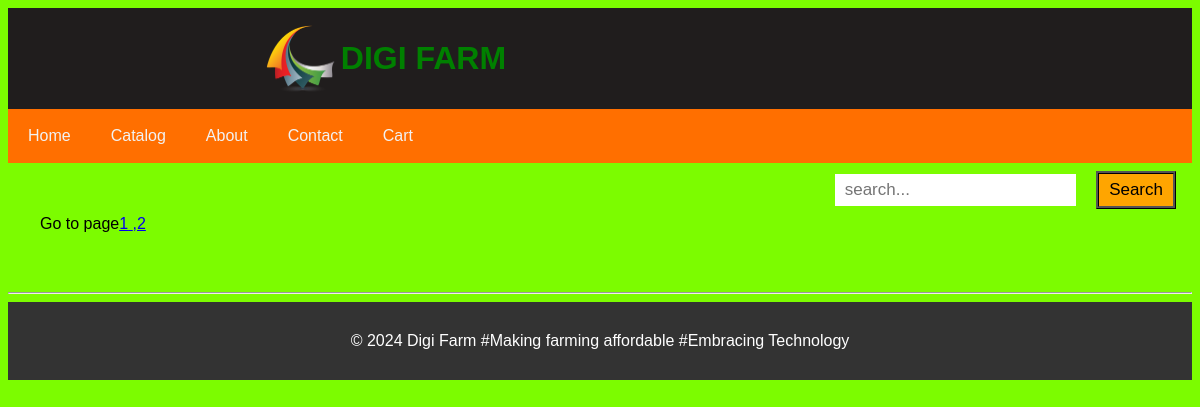
Page /catalog/ on the earlier database version.
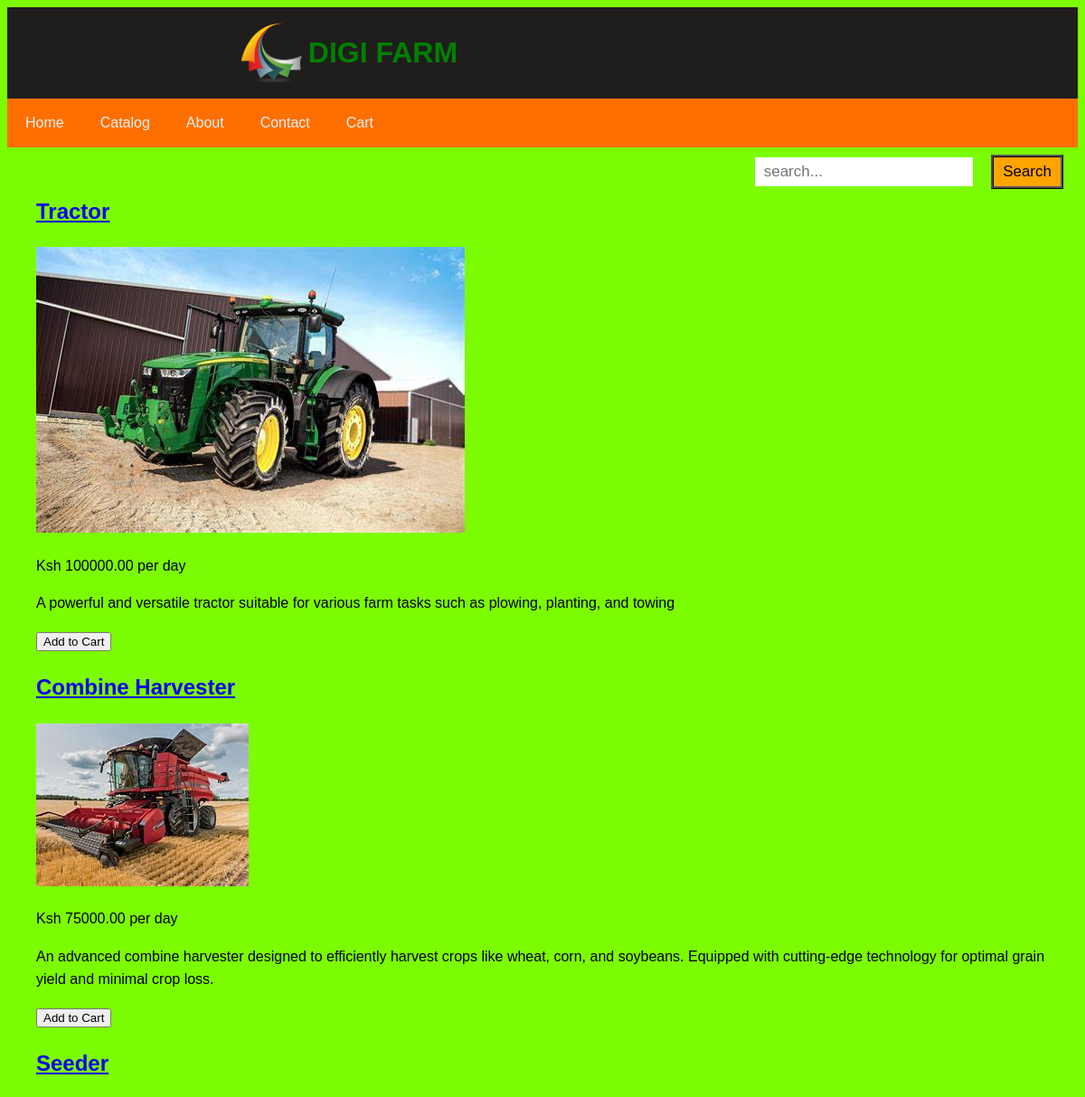
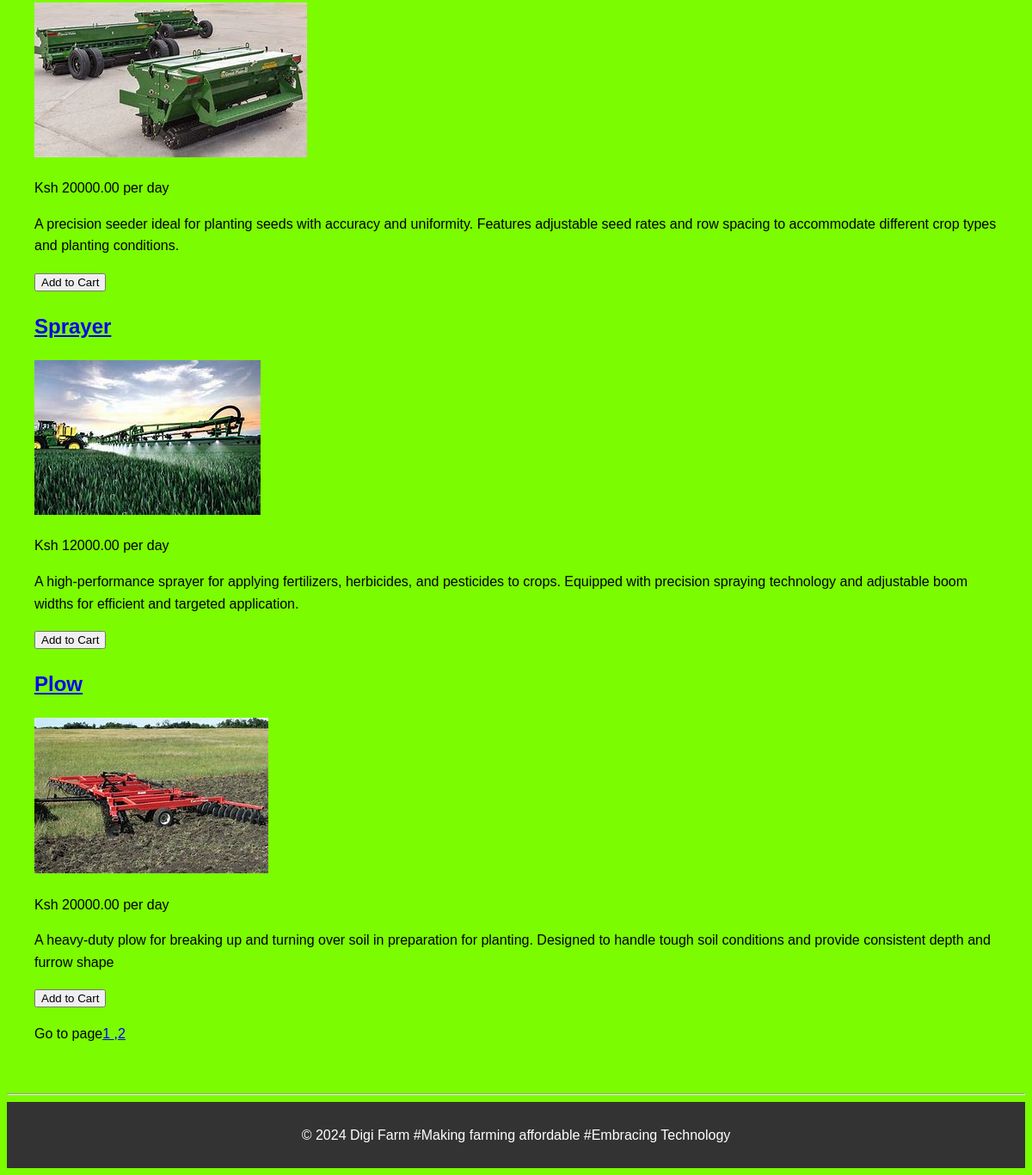
Same page on the later database version (2 pictures, top to bottom).
### hello/models.py (models this page shows, shortened)
class FarmingEquipment(models.Model):
  name = models.CharField(max_length=255, unique=True)  # Enforces unique product names
  image = models.ImageField(upload_to='hello/images')
  description = models.TextField()  # Allows for longer descriptions
  price = models.DecimalField(max_digits=10, decimal_places=2)

### hello/views.py (the view)
# urls.py: path("catalog/",views.catalog, name="catalog"),
def catalog(request):
    products = FarmingEquipment.objects.all()[:5]
    context = {
        'products': products,
    }
    return render(request, 'hello/catalog.html', context)

### hello/templates/hello/catalog.html (shortened to what this page needs)
{% extends "hello/layout.html" %}
{% block content %}
<main>
    <section class="product-list">
        {% for FarmingEquipment in products %}
        <div class="product">
            <a href="{% url 'prodDetails' FarmingEquipment.name %}">
                <h2>{{ FarmingEquipment.name }}</h2>
                </a>
                {% load static %}
                <img src="{{ FarmingEquipment.image.url }}" alt="{{ FarmingEquipment.name }}">
          <p>Ksh {{ FarmingEquipment.price }} per day</p>
          <p>{{ FarmingEquipment.description }}</p>
          <form action="{% url 'add_to_cart' FarmingEquipment.id %}" method="post">
            <button type="submit">Add to Cart</button>
        </form>
        {% endfor %}
    </section>
    <p>Go to page<a href="{% url 'catalog' %}">1</a><a href="{% url 'catalog1' %}"> ,2</a></p>
</main>
{% endblock %}

### hello/templates/hello/layout.html (shortened to what this page needs)
<!DOCTYPE html>
<html>
<head>
    {% load static %}
    <link rel="stylesheet" type="text/css" href="{% static 'hello/style.css' %}"/>
</head>
<header>
    <div class="container">
        <div class="co-name">
            {% load static %}
             <img src="{% static 'hello/images/logo.png' %}" alt="CO logo" class="logo">
                <h1>DIGI FARM</h1>
        </div>
    </div>
</header>
<body>
    <div class="navbar">
        <a href="{% url 'home' %}" class="navbar-brand">Home</a>
        <a href="{% url 'catalog' %}" class="navbar-item">Catalog</a>
        <a href="{% url 'about' %}" class="navbar-item">About</a>
        <a href="{% url 'contact' %}" class="navbar-item">Contact</a>
        <a href="{% url 'cart_summary' %}" class="navbar-item">Cart</a>
    </div>
    <div class="search-container">
        <form action="/search" method="get">
            <input type="text" placeholder="search..." name="search">
            <button type="submit">Search</button>
        </form>
    </div>
<div class="body-content">
    {% block content %}
    {% endblock %}
    <hr/>
    <footer>
        <div class="container">
            <p>&copy; 2024 Digi Farm #Making farming affordable #Embracing Technology</p>
        </div>
    </footer>
</div>
{% load static %}
</body>
</html>

### hello/static/hello/style.css (style rules this page uses)
.navbar { overflow:hidden; background-color: #ff6f00; }
.navbar a { float: left; display: block; color: #f2f2f2; text-align: center; padding: 14px 20px; text-decoration: none; }
.search-container { float: right; }
.search-container input[type=text] { padding: 6px 10px; margin-top: 8x; margin-right: 16px; border: #ff6f00; font-size: 17px; background-color: white; }
.search-container button { padding: 6px 10px; margin-top: 8px; margin-right: 16px; background: orange; font-size: 17px; border: black; cursor: pointer; border-style: ridge; }
main { padding: 2rem; }
.logo { max-width: 80px; height: auto; }
.co-name { display: flex; align-items: center; background-color: rgb(32, 29, 29); padding: 1rem; }
header h1 { margin: 0; color: green; }
header { display: block; background: rgb(32, 29, 29); border-bottom: none; }
.container { width: 60%; margin: auto; overflow: hidden; }
body { background-image: url('C:\Users\joeki\Documents\Notes\Code practice\Internet Project\bc1.jpg'); background-size: cover; background-position: center; background-repeat: no-repeat; font-family: Arial, sans-serif; line-height: 1.6; background-color: lawngreen; }
footer { background-color: #333; color: #fff; text-align: center; padding: 10px 0; align-self: baseline; }

Differences in the rows shown:
added FarmingEquipment: name "Tractor", image (picture), price "100000.00", description "A powerful and versatile tractor suitable for various farm tasks such as plowing, planting, and towing"
added FarmingEquipment: name "Combine Harvester", image (picture), price "75000.00", description "An advanced combine harvester designed to efficiently harvest crops like wheat, corn, and soybeans. Equipped with cutting-edge technology for optimal grain yield and minimal crop loss."
added FarmingEquipment: name "Seeder", image (picture), price "20000.00", description "A precision seeder ideal for planting seeds with accuracy and uniformity. Features adjustable seed rates and row spacing to accommodate different crop types and planting conditions."
added FarmingEquipment: name "Sprayer", image (picture), price "12000.00", description "A high-performance sprayer for applying fertilizers, herbicides, and pesticides to crops. Equipped with precision spraying technology and adjustable boom widths for efficient and targeted application."
added FarmingEquipment: name "Plow", image (picture), price "20000.00", description "A heavy-duty plow for breaking up and turning over soil in preparation for planting. Designed to handle tough soil conditions and provide consistent depth and furrow shape"
